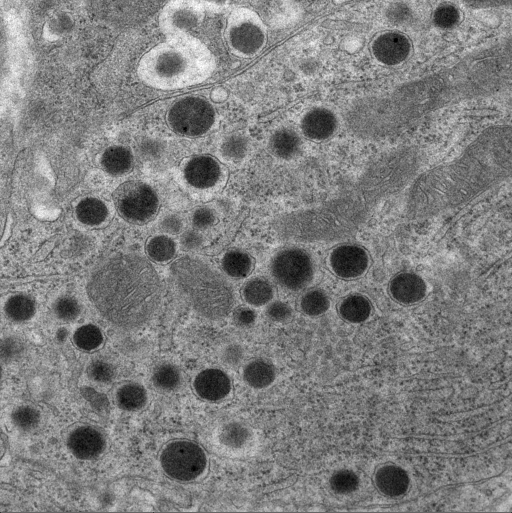
#> input picture 09_vaje/navodila/Gradivo/Kontrola.tif, 1024 x 1026 px, found by its file name (shown at 1/2 size)
$ jupyter execute vaje_10_resitev.ipynb
#> lines starting #> are read from the running program, lines starting #| are printed output that depends on the picture; after the words box and inside, x2 and y2 are one past the last pixel; in counts of white or black regions, pixels touching at a corner belong together
# Imports

[cell 1]
from pathlib import Path
import numpy as np
import matplotlib.pyplot as plt
import matplotlib.patches as patches
import cv2
from scipy import ndimage
from skimage import filters, measure, morphology

# Slike so v mapi vaje 09 (deluje iz 10_vaje/ in iz 10_vaje/resitve/)
GRADIVO = Path("../09_vaje/navodila/Gradivo")
if not GRADIVO.exists():
    GRADIVO = Path("../../09_vaje/navodila/Gradivo")

# Funkcije

[cell 2]
def zgladi(img, sigma):
    """Gaussovo glajenje; vrne float sliko v intervalu [0, 1]."""
    return filters.gaussian(img, sigma=sigma) if sigma > 0 else img / 255.0


def prag(img_f, razredi=2):
    """Otsujev prag (razredi = 2) ali spodnji prag Otsujeve metode s tremi razredi (razredi = 3)."""
    if razredi == 2:
        return filters.threshold_otsu(img_f)
    return filters.threshold_multiotsu(img_f, classes=razredi)[0]


def maska_otsu(img_f, razredi=2):
    """Temni objekti: piksli pod pragom."""
    return img_f < prag(img_f, razredi)


def element_disk(r):
    """Strukturni element: disk s polmerom r (bool array (2r+1) x (2r+1))."""
    y, x = np.mgrid[-r:r + 1, -r:r + 1]
    return x**2 + y**2 <= r**2


def dilatacija(M, E):
    """Binarna dilatacija: piksel je 1, če element, postavljen vanj, prekrije vsaj en piksel maske."""
    r = E.shape[0] // 2
    H, W = M.shape
    P = np.pad(M, r)
    out = np.zeros_like(M)
    for di, dj in zip(*np.nonzero(E)):
        out |= P[di:di + H, dj:dj + W]
    return out


def erozija(M, E):
    """Binarna erozija: piksel ostane 1, če element, postavljen vanj, v celoti leži v maski."""
    r = E.shape[0] // 2
    H, W = M.shape
    P = np.pad(M, r, constant_values=True)   # zunaj slike privzamemo ospredje
    out = np.ones_like(M)
    for di, dj in zip(*np.nonzero(E)):
        out &= P[di:di + H, dj:dj + W]
    return out


def odpiranje(M, E):
    return dilatacija(erozija(M, E), E)


def zapiranje(M, E):
    return erozija(dilatacija(M, E), E)


def segmentiraj(img, sigma=5, r=3, A_min=100, razredi=3):
    """Celoten postopek: glajenje, prag, zapolnitev lukenj, odpiranje, označevanje, odstranitev majhnih.
    Vrne (oznake, seznam regij)."""
    M = maska_otsu(zgladi(img, sigma), razredi)
    M = ndimage.binary_fill_holes(M)
    M = odpiranje(M, element_disk(r))
    L = measure.label(M, connectivity=2)
    ohrani = [reg.label for reg in measure.regionprops(L) if reg.area >= A_min]
    L = measure.label(np.isin(L, ohrani), connectivity=2)
    return L, measure.regionprops(L)


def okroglost(reg):
    """Okroglost 4 pi A / P^2 (1 za krog)."""
    return 4 * np.pi * reg.area / reg.perimeter**2

# Testno območje

[cell 3]
img = cv2.imread(str(GRADIVO / "Kontrola.tif"), cv2.IMREAD_UNCHANGED)
#> img is the input picture: shape (1026, 1024); min 0, max 255, mean 126
print(img.shape, img.dtype, img.min(), img.max())
#| (1026, 1024) uint8 0 255

# P2: erozija in dilatacija majhnega kvadrata s križem 3 x 3
M = np.zeros((7, 7), bool)
M[2:5, 2:5] = True
kriz = element_disk(1)
print(kriz.astype(int))
print("dilatacija:", dilatacija(M, kriz).sum(), " erozija:", erozija(M, kriz).sum())
print("skimage:   ", morphology.binary_dilation(M, kriz).sum(), morphology.binary_erosion(M, kriz).sum())

# P4: okroglost kroga in kvadrata
print("krog r=20:", okroglost(measure.regionprops(element_disk(20).astype(int))[0]))

# Naloga 1 - Slika 2

[cell 4]
fig = plt.figure(figsize=(16, 4))
ax = fig.add_subplot(1, 5, 1)
ax.hist(img.ravel(), bins=256, range=(0, 256), density=True)
ax.set_xlabel("sivina")
for k, s in enumerate((0, 2, 5, 10)):
    f = zgladi(img, s)
    n = {}
    for raz in (2, 3):
        M = f < prag(f, raz)
        n[raz] = measure.label(M, connectivity=2).max()
    print(f"sigma = {s:2d}: prag2 = {prag(f, 2)*255:.0f} ({n[2]} območij), "
          f"prag3 = {prag(f, 3)*255:.0f} ({n[3]} območij)")
    ax = fig.add_subplot(1, 5, k + 2)
    ax.imshow(M, cmap="gray_r")
    ax.set_title(f"$\\sigma$ = {s}: {n[3]} območij")
    ax.axis("off")
#> this loop made 4 passes
#| sigma =  0: prag2 = 121 (7179 območij), prag3 = 92 (7092 območij)
#| sigma =  2: prag2 = 118 (993 območij), prag3 = 86 (256 območij)
#| sigma =  5: prag2 = 115 (170 območij), prag3 = 88 (45 območij)
#| sigma = 10: prag2 = 121 (51 območij), prag3 = 93 (36 območij)
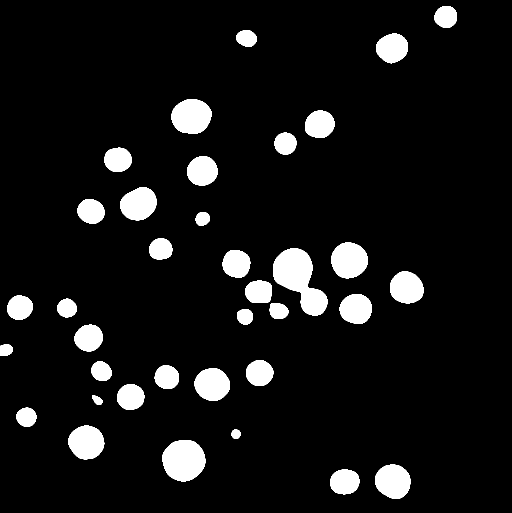
#> M: shape (1026, 1024) bool (shown at 1/2 size); 8.2% white; 36 white regions, largest, box (x1, y1, x2, y2) and area: (546, 497, 655, 631) 7753, (324, 880, 411, 963) 5583, (343, 198, 423, 267) 4394
plt.show()
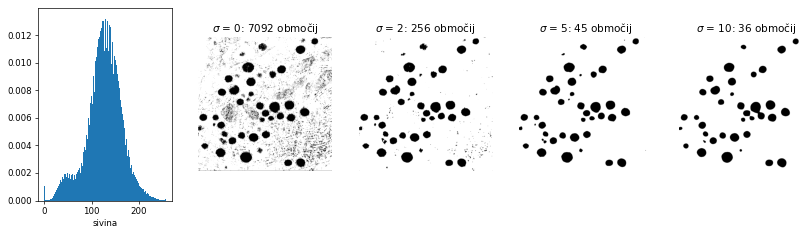
#> figure drawn by matplotlib, 5 panels; panel 1: tallest bar 0.0133 high, from x = 128 to 129

# Naloga 2 - Slika 3

[cell 5]
izrez = maska_otsu(zgladi(img, 2))[150:300, 300:450]
#> in maska_otsu, `return img_f < prag(img_f, razredi)`:
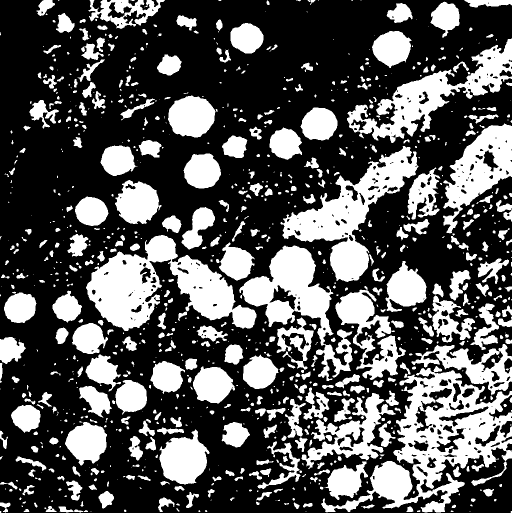
#> returned value: shape (1026, 1024) bool (shown at 1/2 size); 33.9% white; 993 white regions (448 under 20 px), largest, box (x1, y1, x2, y2) and area: (642, 732, 1024, 1025) 36463, (172, 470, 513, 662) 29192, (561, 292, 837, 564) 23239
#> izrez: shape (150, 150) bool; 29.8% white; 22 white regions (15 under 20 px), largest, box (x1, y1, x2, y2) and area: (36, 41, 131, 125) 6033, (0, 130, 23, 150) 342, (144, 136, 150, 150) 57
E = element_disk(3)
operacije = {"maska": izrez, "erozija": erozija(izrez, E), "dilatacija": dilatacija(izrez, E),
             "odpiranje": odpiranje(izrez, E), "zapiranje": zapiranje(izrez, E)}
#> in erozija (call 2), `P = np.pad(M, r, constant_values=True)`: P: shape (156, 156) bool; 35.1% white; 17 white regions (13 under 20 px), largest, box (x1, y1, x2, y2) and area: (39, 44, 134, 128) 6033, (0, 0, 156, 156) 2313, (13, 85, 23, 93) 54, (32, 47, 44, 52) 37
#> after the loop in erozija (call 2), `for di, dj in zip(*np.nonzero(E)):`: out: shape (150, 150) bool; 24.4% white; 4 white regions (2 under 20 px), largest, box (x1, y1, x2, y2) and area: (39, 44, 128, 122) 5235, (0, 133, 20, 150) 241
#> in dilatacija (call 2), `r = E.shape[0] // 2`: r = 3
#> in dilatacija (call 2), `P = np.pad(M, r)`: P: shape (156, 156) bool; 27.5% white; 22 white regions (15 under 20 px), largest, box (x1, y1, x2, y2) and area: (39, 44, 134, 128) 6033, (3, 133, 26, 153) 342, (147, 139, 153, 153) 57
#> after the loop in dilatacija (call 2), `for di, dj in zip(*np.nonzero(E)):`:
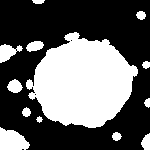
#> out: shape (150, 150) bool; 38.5% white; 13 white regions, largest, box (x1, y1, x2, y2) and area: (26, 32, 138, 128) 7160, (0, 127, 30, 150) 496, (0, 44, 23, 63) 241
#> in dilatacija (call 3), `P = np.pad(M, r)`: P: shape (156, 156) bool; 22.6% white; 4 white regions (2 under 20 px), largest, box (x1, y1, x2, y2) and area: (42, 47, 131, 125) 5235, (3, 136, 23, 153) 241
#> after the loop in dilatacija (call 3), `for di, dj in zip(*np.nonzero(E)):`: out: shape (150, 150) bool; 28.7% white; 4 white regions, box (x1, y1, x2, y2) and area: (36, 41, 131, 125) 6023, (0, 130, 23, 150) 341, (144, 136, 150, 150) 54, (10, 82, 19, 90) 46
#> in erozija (call 4), `P = np.pad(M, r, constant_values=True)`: P: shape (156, 156) bool; 43.1% white; 8 white regions, largest, box (x1, y1, x2, y2) and area: (29, 35, 141, 131) 7160, (0, 0, 156, 156) 2818, (10, 82, 26, 96) 152
#> after the loop in erozija (call 4), `for di, dj in zip(*np.nonzero(E)):`:
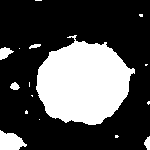
#> out: shape (150, 150) bool; 30.3% white; 16 white regions (10 under 20 px), largest, box (x1, y1, x2, y2) and area: (36, 35, 135, 125) 6119, (0, 130, 27, 150) 368, (0, 47, 14, 60) 110, (144, 136, 150, 150) 58, (10, 82, 20, 90) 54, (29, 44, 41, 49) 37
fig = plt.figure(figsize=(16, 3.5))
for k, (ime, R) in enumerate(operacije.items()):
    ax = fig.add_subplot(1, 5, k + 1)
    ax.imshow(R, cmap="gray_r")
    ax.set_title(ime)
    ax.axis("off")
    print(f"{ime:10s}: pikslov = {R.sum():6d}, območij = {measure.label(R, connectivity=2).max()}")
#> this loop made 5 passes
#> ime on passes 1 to 5: 'maska', 'erozija', 'dilatacija', 'odpiranje', 'zapiranje'
#| maska     : pikslov =   6697, območij = 22
#| erozija   : pikslov =   5494, območij = 4
#| dilatacija: pikslov =   8658, območij = 13
#| odpiranje : pikslov =   6464, območij = 4
#| zapiranje : pikslov =   6808, območij = 16
print("enako skimage:", np.array_equal(erozija(izrez, E), morphology.binary_erosion(izrez, E)),
      np.array_equal(dilatacija(izrez, E), morphology.binary_dilation(izrez, E)))
#| enako skimage: True True
plt.show()

# Naloga 3 - Slika 4

[cell 6]
L, regije = segmentiraj(img, sigma=5, r=3, A_min=100)
#> in maska_otsu (call 2), `return img_f < prag(img_f, razredi)`: returned value: shape (1026, 1024) bool; 8.5% white; 45 white regions (2 under 20 px), largest, box (x1, y1, x2, y2) and area: (323, 881, 411, 962) 5528, (545, 497, 624, 580) 5010, (341, 196, 426, 270) 4784
#> in erozija (call 6), `P = np.pad(M, r, constant_values=True)`: P: shape (1032, 1030) bool; 9.6% white; 44 white regions (1 under 20 px), largest, box (x1, y1, x2, y2) and area: (0, 0, 1030, 1032) 12931, (326, 884, 414, 965) 5528, (548, 500, 627, 583) 5010
#> after the loop in erozija (call 6), `for di, dj in zip(*np.nonzero(E)):`: out: shape (1026, 1024) bool; 6.9% white; 42 white regions, largest, box (x1, y1, x2, y2) and area: (326, 884, 408, 959) 4795, (548, 500, 621, 577) 4314, (344, 199, 423, 267) 4104
#> in dilatacija (call 6), `P = np.pad(M, r)`:
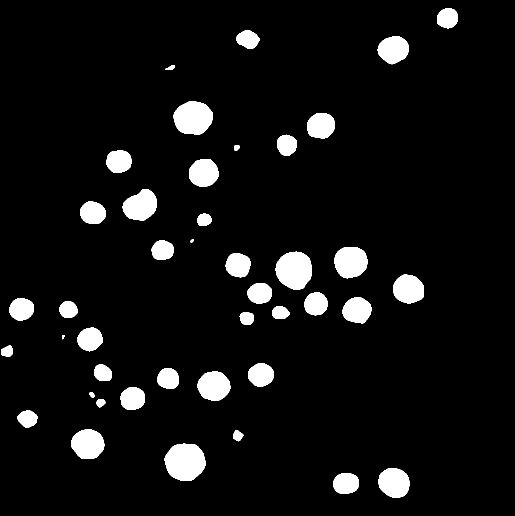
#> P: shape (1032, 1030) bool (shown at 1/2 size); 6.8% white; 42 white regions, largest, box (x1, y1, x2, y2) and area: (329, 887, 411, 962) 4795, (551, 503, 624, 580) 4314, (347, 202, 426, 270) 4104
#> the loop in dilatacija (call 6), `for di, dj in zip(*np.nonzero(E)):` made 29 passes
#> (di, dj) on passes 1 to 12: (0, 3), (1, 1), (1, 2), (1, 3), (1, 4), (1, 5), (2, 1), (2, 2), (2, 3), (2, 4), (2, 5), (3, 0)
#> after the loop in dilatacija (call 6), `for di, dj in zip(*np.nonzero(E)):`:
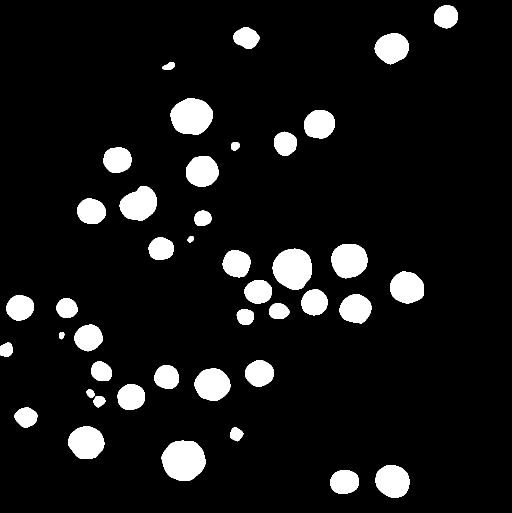
#> out: shape (1026, 1024) bool (shown at 1/2 size); 8.5% white; 42 white regions
#> in segmentiraj, `L = measure.label(M, connectivity=2)`:
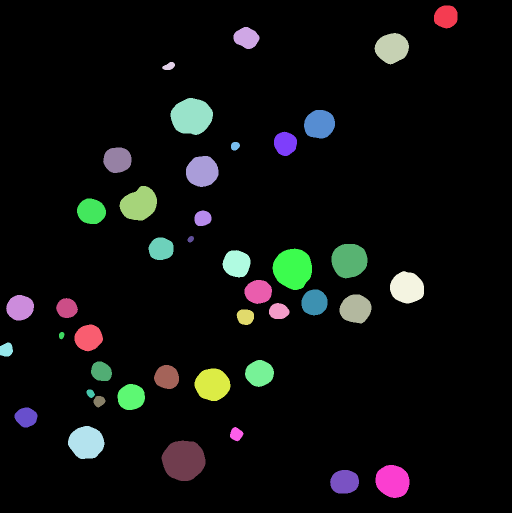
#> L: shape (1026, 1024) int32 (shown at 1/2 size); 43 distinct labels, from 0 to 42; one colour per label, 0 black
#> in segmentiraj, `ohrani = [reg.label for reg in measure.regionprops(L) if reg.area >= A..`: ohrani = 42 values from 1 to 42
#> regije = 42 regions; largest, box (x1, y1, x2, y2) and area: (323, 881, 411, 962) 5527, (545, 497, 624, 580) 5008, (341, 196, 426, 270) 4784, (663, 488, 735, 557) 3947, (239, 372, 314, 441) 3734
L2, regije2 = segmentiraj(img, sigma=5, r=3, A_min=100, razredi=2)
#> in maska_otsu (call 3), `return img_f < prag(img_f, razredi)`: returned value: shape (1026, 1024) bool; 27.4% white; 170 white regions (14 under 20 px), largest, box (x1, y1, x2, y2) and area: (794, 692, 1024, 975) 32204, (176, 470, 513, 659) 27698, (568, 296, 833, 481) 16429
#> in segmentiraj (call 2), `M = ndimage.binary_fill_holes(M)`: M: shape (1026, 1024) bool; 28.1% white; 170 white regions (14 under 20 px), largest, box (x1, y1, x2, y2) and area: (794, 692, 1024, 975) 37010, (176, 470, 513, 659) 27799, (568, 296, 833, 481) 16563
#> in erozija (call 7), `P = np.pad(M, r, constant_values=True)`:
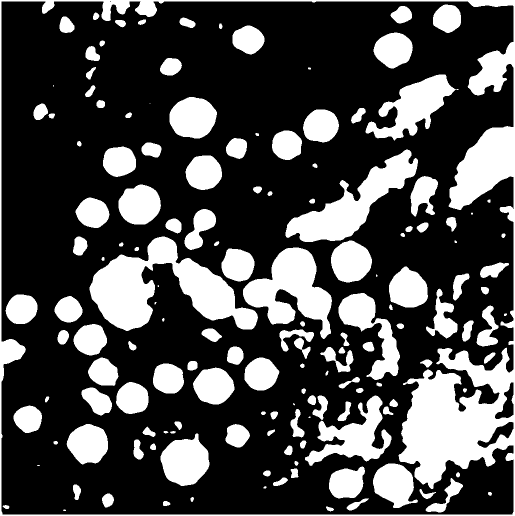
#> P: shape (1032, 1030) bool (shown at 1/2 size); 28.9% white; 152 white regions (10 under 20 px), largest, box (x1, y1, x2, y2) and area: (0, 0, 1030, 1032) 73987, (179, 473, 516, 662) 27799, (571, 299, 836, 484) 16563
#> the loop in erozija (call 7), `for di, dj in zip(*np.nonzero(E)):` made 29 passes
#> pass 3, in erozija (call 7), `out &= P[di:di + H, dj:dj + W]`:
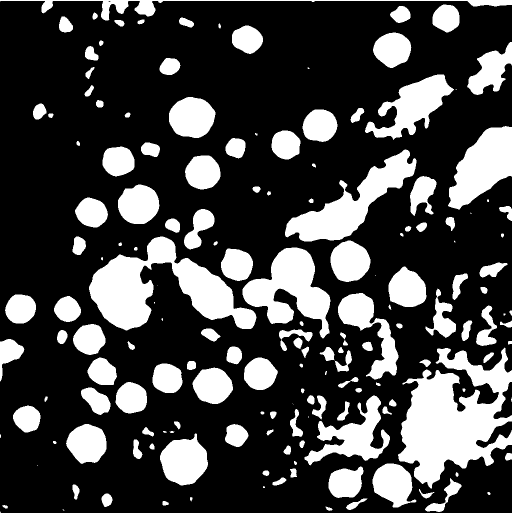
#> out: shape (1026, 1024) bool (shown at 1/2 size); 26.7% white; 166 white regions (19 under 20 px)
#> regije2 = 126 regions; largest, box (x1, y1, x2, y2) and area: (794, 693, 1024, 975) 36707, (176, 470, 513, 659) 27784, (568, 296, 833, 481) 16319, (483, 492, 661, 675) 16058, (894, 249, 1024, 417) 12975
print("dva razreda:", len(regije2), "objektov, okroglost < 0.5:", sum(okroglost(r) < 0.5 for r in regije2))
#| dva razreda: 126 objektov, okroglost < 0.5: 17
print("število objektov:", len(regije))
#| število objektov: 42
fig = plt.figure(figsize=(8, 8))
ax = fig.add_subplot(111)
ax.imshow(img, cmap="gray")
ax.contour(L > 0, levels=[0.5], colors="yellow", linewidths=0.7)
for reg in regije:
    y0, x0, y1, x1 = reg.bbox
    ax.add_patch(patches.Rectangle((x0, y0), x1 - x0, y1 - y0, fill=False, color="red", lw=0.7))
    ax.plot(reg.centroid[1], reg.centroid[0], "r.", ms=3)
#> this loop made 42 passes
#> (y0, x0, y1, x1) on passes 1 to 12: (11, 868, 57, 915), (54, 467, 98, 519), (66, 749, 129, 818), (124, 324, 140, 350), (196, 341, 270, 426), (220, 608, 277, 670), (263, 548, 312, 594), (284, 462, 301, 480), (295, 206, 346, 263), (312, 372, 374, 437), (372, 239, 441, 314), (397, 154, 448, 212)
ax.set_title(f"{len(regije)} objektov")
ax.axis("off")
plt.show()

[cell 7]
# Preglednica 3: trije največji objekti
for reg in sorted(regije, key=lambda r: r.area, reverse=True)[:3]:
    print(f"A = {reg.area:5.0f} px, d_ekv = {reg.equivalent_diameter_area:5.1f} px, "
          f"okroglost = {okroglost(reg):.2f}, ekscentričnost = {reg.eccentricity:.2f}, "
          f"težišče = ({reg.centroid[0]:.0f}, {reg.centroid[1]:.0f})")
#> this loop made 3 passes
#| A =  5527 px, d_ekv =  83.9 px, okroglost = 0.90, ekscentričnost = 0.35, težišče = (920, 367)
#| A =  5008 px, d_ekv =  79.9 px, okroglost = 0.90, ekscentričnost = 0.28, težišče = (537, 585)
#| A =  4784 px, d_ekv =  78.0 px, okroglost = 0.89, ekscentričnost = 0.51, težišče = (233, 383)

# Naloga 4 - Slika 5

[cell 8]
d = np.array([r.equivalent_diameter_area for r in regije])
#> d = 42 values, max 83.89 at index 39, min 12.57 at index 27, mean 48.77
c = np.array([okroglost(r) for r in regije])
#> c = 42 values, max 0.997 at index 7, min 0.789 at index 3, mean 0.913
fig = plt.figure(figsize=(11, 4))
ax = fig.add_subplot(121)
ax.hist(d, bins=12)
ax.set_xlabel("$d_{ekv}$ [px]")
ax.set_ylabel("število")
ax = fig.add_subplot(122)
ax.hist(c, bins=12)
ax.set_xlabel("okroglost")
print(f"d_ekv = {d.mean():.1f} +- {d.std():.1f} px, okroglost = {c.mean():.2f} +- {c.std():.2f}")
#| d_ekv = 48.8 +- 18.4 px, okroglost = 0.91 +- 0.03
fig.tight_layout()
plt.show()

[cell 9]
# Preglednica 4: občutljivost na parametra sigma in A_min
for s in (3, 5, 8):
    vrstica = []
    for A_min in (50, 100, 400):
        L_, reg_ = segmentiraj(img, sigma=s, r=3, A_min=A_min)
        vrstica.append(len(reg_))
    print(f"sigma = {s}: objektov za A_min = 50, 100, 400 ->", vrstica)
